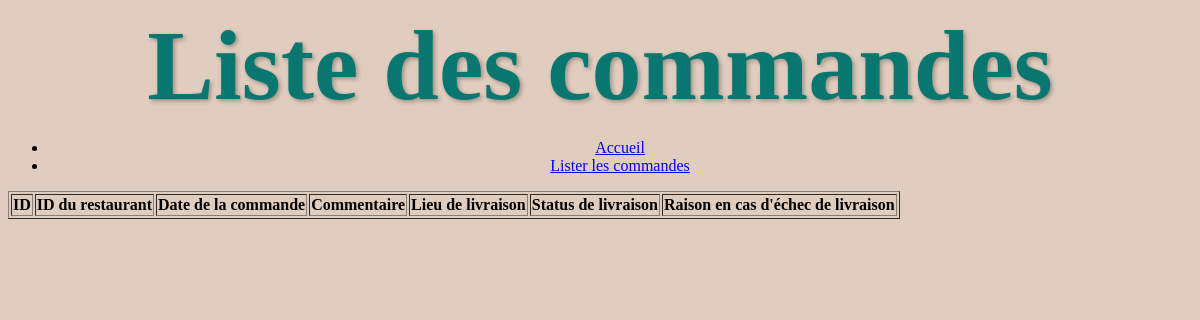
/list_commande.php, run on an earlier commit of the app's database.
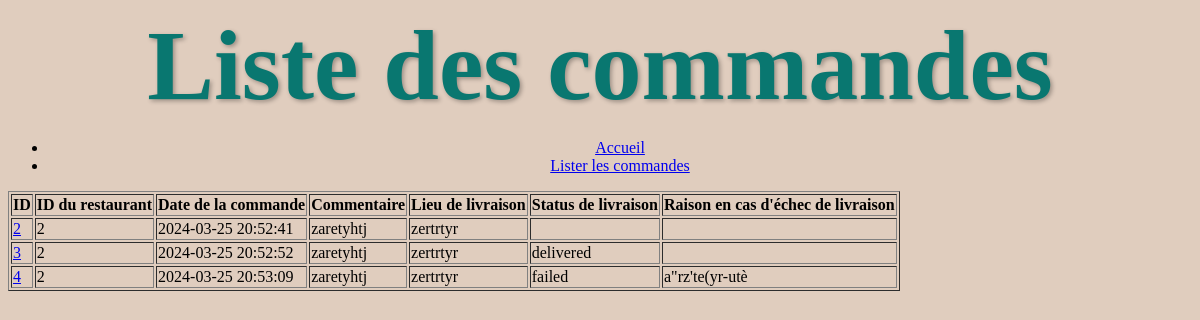
And on a later commit of the database.
### tables this page shows
CREATE TABLE commands (
    CommandId INTEGER PRIMARY KEY AUTOINCREMENT,
    RestaurantId INT,
    CommandDate DATETIME,
    Commentary TEXT,
    DeliveryPlace VARCHAR(255),
    DeliveryStatus TEXT,
    ReasonForFailure TEXT,
    FOREIGN KEY (RestaurantId) REFERENCES restaurants(RestaurantId)
);

### www/list_commande.php (the view, shortened to what this page needs)
<?php
$database = new SQLite3('../SQL/restot.sqlite3');
$stmt = $database->prepare('SELECT CommandId, RestaurantId, CommandDate, Commentary, DeliveryPlace, DeliveryStatus, ReasonForFailure FROM commands');
$result = $stmt->execute();
$commands = [];
while ($row = $result->fetchArray()) {
    $commandId = $row['CommandId'];
    $restaurantId = $row['RestaurantId'];
    $commandDate = $row['CommandDate'];
    $commentary = $row['Commentary'];
    $deliveryPlace = $row['DeliveryPlace'];
    $deliveryStatus = $row['DeliveryStatus'];
    $reasonForFailure = $row['ReasonForFailure'];
    $commands[] = [
        'CommandId' => $commandId,
        'RestaurantId' => $restaurantId,
        'CommandDate' => $commandDate,
        'Commentary' => $commentary,
        'DeliveryPlace' => $deliveryPlace,
        'DeliveryStatus' => $deliveryStatus,
        'ReasonForFailure' => $reasonForFailure,
    ];
}
?>
<html>
<head>
    <link rel="stylesheet" href="/CSS/style.css">
</head>
<body>
    <h1>Liste des commandes</h1>
    <nav>
        <ul>
            <li><a href="index.php">Accueil</a></li>
            <li><a href="list_commande.php">Lister les commandes</a></li>
        </ul>
    </nav>
    <table border="1">
        <tr>
            <th>ID</th>
            <th>ID du restaurant</th>
            <th>Date de la commande</th>
            <th>Commentaire</th>
            <th>Lieu de livraison</th>
            <th>Status de livraison</th>
            <th>Raison en cas d'échec de livraison</th>
        </tr>
        <?php foreach ($commands as $command) : ?>
            <tr>
                <td><a href="/show_commande.php?id=<?= $command['CommandId'] ?>"><?= $command['CommandId'] ?></a></td>
                <td><?= $command['RestaurantId'] ?></td>
                <td><?= $command['CommandDate'] ?></td>
                <td><?= $command['Commentary'] ?></td>
                <td><?= $command['DeliveryPlace'] ?></td>
                <td><?= $command['DeliveryStatus'] ?></td>
                <td><?= $command['ReasonForFailure'] ?></td>
            </tr>
        <?php endforeach; ?>
    </table>
</body>

### www/CSS/style.css (style rules this page uses)
body { background-color: #e0cdbe; font-family: Georgia, 'Times New Roman', Times, serif; color: black; text-align: center; }
h1 { font-size: 100px; color: #097770; margin-bottom: 0; text-shadow: 2px 2px 4px rgba(0, 0, 0, 0.3); }

What changed in the data, as far as the page shows it:
added commands: CommandId "2", RestaurantId "2", CommandDate "2024-03-25 20:52:41", Commentary "zaretyhtj", DeliveryPlace "zertrtyr"
added commands: CommandId "3", RestaurantId "2", CommandDate "2024-03-25 20:52:52", Commentary "zaretyhtj", DeliveryPlace "zertrtyr", DeliveryStatus "delivered"
added commands: CommandId "4", RestaurantId "2", CommandDate "2024-03-25 20:53:09", Commentary "zaretyhtj", DeliveryPlace "zertrtyr", DeliveryStatus "failed", ReasonForFailure "a\"rz'te(yr-utè"
